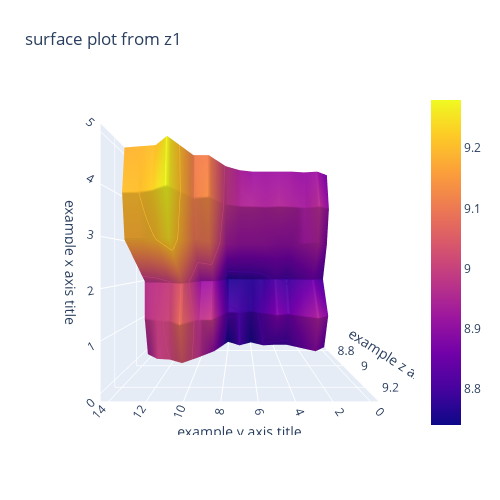

The notebook cell this image was saved under:
### Code cell
fig = go.Figure(data=[go.Surface(z=z1)])

fig.update_traces(
    contours_z=dict(
        show=True,
        usecolormap=True,
        highlightcolor="limegreen",
        project_z=True
    )
)

fig.update_layout(
    title=dict(text="surface plot from z1"),
    autosize=False,
    scene=dict(
        xaxis=dict(title='example x axis title'),
        yaxis=dict(title='example y axis title'),
        zaxis=dict(title='example z axis title'),
        camera_eye=dict(x=0.0, y=0.0, z=2.0)
    ),
    width=500,
    height=500,
    margin=dict(l=65, r=50, b=65, t=90)
)

fig.show()

### Figure 1 — Plotly figure (JSON) as saved in the notebook; plotly's stock layout.template omitted (floating-point values rounded to 4 significant figures)
{"data": [{"contours": {"z": {"highlightcolor": "limegreen", "project": {"z": true}, "show": true, "usecolormap": true}}, "type": "surface", "z": [[8.83, 8.89, 8.81, 8.87, 8.9, 8.87], [8.89, 8.94, 8.85, 8.94, 8.96, 8.92], [8.84, 8.9, 8.82, 8.92, 8.93, 8.91], [8.79, 8.85, 8.79, 8.9, 8.94, 8.92], [8.79, 8.88, 8.81, 8.9, 8.95, 8.92], [8.8, 8.82, 8.78, 8.91, 8.94, 8.92], [8.75, 8.78, 8.77, 8.91, 8.95, 8.92], [8.8, 8.8, 8.77, 8.91, 8.95, 8.94], [8.74, 8.81, 8.76, 8.93, 8.98, 8.99], [8.89, 8.99, 8.92, 9.1, 9.13, 9.11], [8.97, 8.97, 8.91, 9.09, 9.11, 9.11], [9.04, 9.08, 9.05, 9.25, 9.28, 9.27], [9, 9.01, 9, 9.2, 9.23, 9.2], [8.99, 8.99, 8.98, 9.18, 9.2, 9.19], [8.93, 8.97, 8.97, 9.18, 9.2, 9.18]]}], "layout": {"autosize": false, "height": 500, "margin": {"b": 65, "l": 65, "r": 50, "t": 90}, "scene": {"aspectmode": "auto", "aspectratio": {"x": 1, "y": 1, "z": 1}, "camera": {"eye": {"x": 0, "y": 0, "z": 2}}, "xaxis": {"title": {"text": "example x axis title"}}, "yaxis": {"title": {"text": "example y axis title"}}, "zaxis": {"title": {"text": "example z axis title"}, "type": "linear"}}, "title": {"text": "surface plot from z1"}, "width": 500}}
